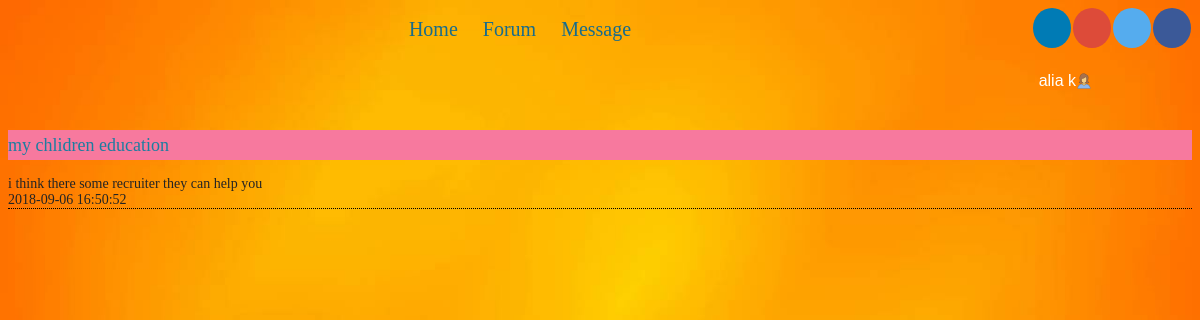
Page /finalforum/ans.php (signed in) on the committed database.
### tables this page shows
CREATE TABLE `answer` (
  `answer_id` int(11) NOT NULL,
  `replied` int(11) NOT NULL,
  `question_id` varchar(50) NOT NULL,
  `answer_detail` varchar(2000) NOT NULL,
  `datetime` timestamp NOT NULL DEFAULT CURRENT_TIMESTAMP,
  `user_id` int(11) NOT NULL,
  `like` int(20) NOT NULL
);

CREATE TABLE `question` (
  `question_id` int(11) NOT NULL,
  `heading` varchar(50) NOT NULL,
  `question_detail` varchar(2000) NOT NULL,
  `datetime` timestamp NOT NULL DEFAULT CURRENT_TIMESTAMP,
  `user_id` int(11) NOT NULL,
  `subtopic_id` int(11) NOT NULL,
  `views` int(11) NOT NULL
);

### finalforum/utility.php (called while the page is built, shortened)
<?php
	function ExecuteQuery ($SQL)
	{
		$rows = mysql_query ($SQL);
		return $rows;
	}
?>

### finalforum/ans.php (the view, shortened to what this page needs)
<?php
	require("header.php");
	require("checkUser.php");
?>
<?php
$sql="SELECT * from  answer,question where answer.user_id=$_SESSION[uid] and answer.question_id=question.question_id";
$result=ExecuteQuery($sql);
		while($row = mysql_fetch_array($result))
		{
		echo "<span class='box2'>";
		echo "<span class='head'><a href='questionview.php?qid=$row[question_id]'><h4>$row[heading]</h4></a></span>";
		echo "</span>";
		echo  "<br/>";
		echo $row['answer_detail'];
		echo  "<br/>";
		echo $row['datetime'];
		echo  "<br/>";
		echo "<div class=line></div>";
		}
?>

### finalforum/res/style.css (style rules this page uses)
.line { border-bottom:1px dotted black; }
.box2 .head { display:block; height:30px; background-color:rgb(247, 121, 158); font-weight:bold; line-height:30px; }
.box2 { width: auto; background-color:#CCC; display:block; }
a { font-family: Georgia, "Times New Roman", Times, Serif; text-decoration: none; color: #186C8B; }
a:link { font-family: Georgia, "Times New Roman", Times, Serif; text-decoration: none; color: #186C8B; }
h1, h2, h3, h4, h5, h6, h1 a, h2 a, h3 a, h4 a, h5 a, h6 a h1 a:hover, h2 a:hover, h3 a:hover, h4 a:hover, h5 a:hover, h6 a:hover h1 a:visited, h2 a:visited, h3 a:visited, h4 a:visited, h5 a:visited, h6 a:visited { font-weight: normal; font-style: normal; text-decoration: none; }
h4, h4 a, h4 a:link, h4 a:visited, h4 a:hover { font-family: Georgia, "Times New Roman", Times, Serif; font-size: 18px; color: #1C7DA0; }

### rows in the picture
answer: question.heading "my chlidren education", answer_detail "i think there some recruiter they can help you", question.datetime "2018-09-06 16:50:52"

### other values in the picture
$_SESSION["fn"] "alia k"
